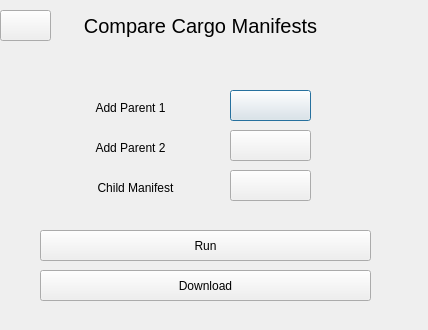
<?xml version="1.0" encoding="UTF-8"?>
<ui version="4.0">
 <class>Dialog</class>
 <widget class="QDialog" name="Dialog">
  <property name="geometry">
   <rect>
    <x>0</x>
    <y>0</y>
    <width>428</width>
    <height>330</height>
   </rect>
  </property>
  <property name="windowTitle">
   <string>Dialog</string>
  </property>
  <widget class="QPushButton" name="AddParent1button">
   <property name="geometry">
    <rect>
     <x>230</x>
     <y>90</y>
     <width>81</width>
     <height>31</height>
    </rect>
   </property>
   <property name="text">
    <string/>
   </property>
   <property name="icon">
    <iconset theme="QIcon::ThemeIcon::ListAdd"/>
   </property>
  </widget>
  <widget class="QLabel" name="label">
   <property name="geometry">
    <rect>
     <x>90</x>
     <y>100</y>
     <width>81</width>
     <height>16</height>
    </rect>
   </property>
   <property name="text">
    <string>Add Parent 1</string>
   </property>
   <property name="alignment">
    <set>Qt::AlignmentFlag::AlignCenter</set>
   </property>
  </widget>
  <widget class="QLabel" name="label_2">
   <property name="geometry">
    <rect>
     <x>80</x>
     <y>0</y>
     <width>241</width>
     <height>51</height>
    </rect>
   </property>
   <property name="font">
    <font>
     <pointsize>15</pointsize>
    </font>
   </property>
   <property name="text">
    <string>Compare Cargo Manifests</string>
   </property>
   <property name="alignment">
    <set>Qt::AlignmentFlag::AlignCenter</set>
   </property>
  </widget>
  <widget class="QLabel" name="label_3">
   <property name="geometry">
    <rect>
     <x>80</x>
     <y>180</y>
     <width>111</width>
     <height>16</height>
    </rect>
   </property>
   <property name="text">
    <string>Child Manifest</string>
   </property>
   <property name="alignment">
    <set>Qt::AlignmentFlag::AlignCenter</set>
   </property>
  </widget>
  <widget class="QLabel" name="label_4">
   <property name="geometry">
    <rect>
     <x>90</x>
     <y>140</y>
     <width>81</width>
     <height>16</height>
    </rect>
   </property>
   <property name="text">
    <string>Add Parent 2</string>
   </property>
   <property name="alignment">
    <set>Qt::AlignmentFlag::AlignCenter</set>
   </property>
  </widget>
  <widget class="QPushButton" name="AddPArent2button">
   <property name="geometry">
    <rect>
     <x>230</x>
     <y>130</y>
     <width>81</width>
     <height>31</height>
    </rect>
   </property>
   <property name="text">
    <string/>
   </property>
   <property name="icon">
    <iconset theme="QIcon::ThemeIcon::ListAdd"/>
   </property>
  </widget>
  <widget class="QPushButton" name="Downloadbutton">
   <property name="geometry">
    <rect>
     <x>40</x>
     <y>270</y>
     <width>331</width>
     <height>31</height>
    </rect>
   </property>
   <property name="text">
    <string>Download</string>
   </property>
  </widget>
  <widget class="QPushButton" name="AddChildButton">
   <property name="enabled">
    <bool>true</bool>
   </property>
   <property name="geometry">
    <rect>
     <x>230</x>
     <y>170</y>
     <width>81</width>
     <height>31</height>
    </rect>
   </property>
   <property name="text">
    <string/>
   </property>
   <property name="icon">
    <iconset theme="QIcon::ThemeIcon::ListAdd"/>
   </property>
  </widget>
  <widget class="QPushButton" name="pushButton_6">
   <property name="geometry">
    <rect>
     <x>40</x>
     <y>230</y>
     <width>331</width>
     <height>31</height>
    </rect>
   </property>
   <property name="text">
    <string>Run</string>
   </property>
  </widget>
  <widget class="QPushButton" name="BackButton">
   <property name="geometry">
    <rect>
     <x>0</x>
     <y>10</y>
     <width>51</width>
     <height>31</height>
    </rect>
   </property>
   <property name="text">
    <string/>
   </property>
   <property name="icon">
    <iconset theme="QIcon::ThemeIcon::GoPrevious"/>
   </property>
  </widget>
 </widget>
 <resources/>
 <connections/>
</ui>
